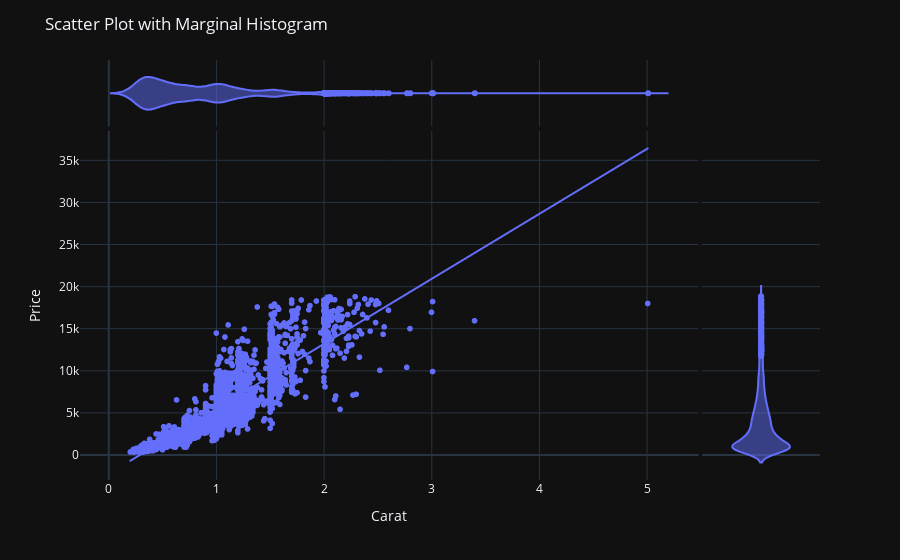

The notebook cell this image was saved under:
### Markdown cell above
## 🐔: Voilin

### Code cell
fig = px.scatter(
    df,
    x="carat",
    y="price",
    marginal_x="violin",
    marginal_y="violin",
    trendline="ols",
)

fig.update_layout(
    template="plotly_dark",
    title="Scatter Plot with Marginal Histogram",
    xaxis_title="Carat",
    yaxis_title="Price",
)
fig.show()

### Figure 1 — Plotly figure (JSON) as saved in the notebook; plotly's stock layout.template omitted (floating-point values rounded to 4 significant figures; data arrays with more than 128 entries replaced by an {"elided": "..."} marker saying what was removed)
{"data": [{"hovertemplate": "carat=%{x}<br>price=%{y}<extra></extra>", "legendgroup": "", "marker": {"color": "#636efa", "symbol": "circle"}, "mode": "markers", "name": "", "showlegend": false, "type": "scattergl", "x": {"elided": "5000 float values"}, "xaxis": "x", "y": {"elided": "5000 int values"}, "yaxis": "y"}, {"alignmentgroup": "True", "hovertemplate": "carat=%{x}<extra></extra>", "legendgroup": "", "marker": {"color": "#636efa", "symbol": "circle"}, "name": "", "offsetgroup": "", "scalegroup": "x", "showlegend": false, "type": "violin", "x": {"elided": "5000 float values"}, "xaxis": "x3", "yaxis": "y3"}, {"alignmentgroup": "True", "hovertemplate": "price=%{y}<extra></extra>", "legendgroup": "", "marker": {"color": "#636efa", "symbol": "circle"}, "name": "", "offsetgroup": "", "scalegroup": "y", "showlegend": false, "type": "violin", "xaxis": "x2", "y": {"elided": "5000 int values"}, "yaxis": "y2"}, {"hovertemplate": "<b>OLS trendline</b><br>price = 7718.89 * carat + -2228.8<br>R<sup>2</sup>=0.849753<br><br>carat=%{x}<br>price=%{y} <b>(trend)</b><extra></extra>", "legendgroup": "", "marker": {"color": "#636efa", "symbol": "circle"}, "mode": "lines", "name": "", "showlegend": false, "type": "scattergl", "x": {"elided": "5000 float values"}, "xaxis": "x", "y": {"elided": "5000 float values"}, "yaxis": "y"}], "layout": {"legend": {"tracegroupgap": 0}, "margin": {"t": 60}, "title": {"text": "Scatter Plot with Marginal Histogram"}, "xaxis": {"anchor": "y", "domain": [0, 0.8358], "title": {"text": "Carat"}}, "xaxis2": {"anchor": "y2", "domain": [0.8408, 1], "matches": "x2", "showgrid": false, "showline": false, "showticklabels": false, "ticks": ""}, "xaxis3": {"anchor": "y3", "domain": [0, 0.8358], "matches": "x", "showgrid": true, "showticklabels": false}, "xaxis4": {"anchor": "y4", "domain": [0.8408, 1], "matches": "x2", "showgrid": false, "showline": false, "showticklabels": false, "ticks": ""}, "yaxis": {"anchor": "x", "domain": [0, 0.8316], "title": {"text": "Price"}}, "yaxis2": {"anchor": "x2", "domain": [0, 0.8316], "matches": "y", "showgrid": true, "showticklabels": false}, "yaxis3": {"anchor": "x3", "domain": [0.8416, 1], "matches": "y3", "showgrid": false, "showline": false, "showticklabels": false, "ticks": ""}, "yaxis4": {"anchor": "x4", "domain": [0.8416, 1], "matches": "y3", "showgrid": true, "showline": false, "showticklabels": false, "ticks": ""}}}
